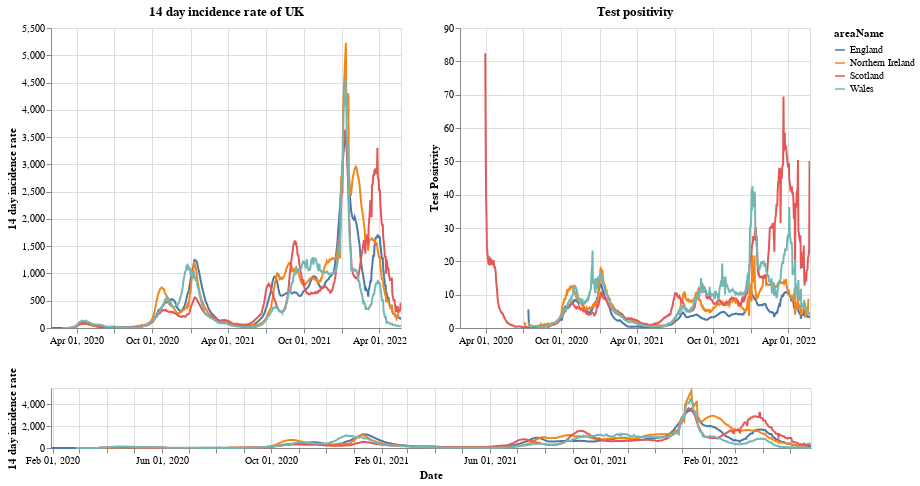

Notebook code cell kept with this figure:
### Markdown cell above
# Plots

First a plot with each country in the UK. The top right shows the positivity rate for (which is the percentage of registered tests which were positive) while the top left is the 14 day incidence rate. The bottom chart can be used to select the timeframe (does not work on a mobile device).

### Code cell
#collapse
brush = alt.selection(type='interval', name='DateBrush',encodings=['x'],fields=['Time'])
leg_selection = alt.selection_multi(fields=['areaName'], bind='legend')

base = alt.Chart(uk_cases).mark_line().encode(
    x=alt.X("yearmonthdate(date):T", axis=alt.Axis(title='Date')),
    y=alt.Y("twoWeeklyCasesRate:Q", axis=alt.Axis(title='14 day incidence rate')),
    tooltip=['areaName', 'date','twoWeeklyCasesRate', 'testPositivity'],
    color='areaName',
    opacity=alt.condition(leg_selection, alt.value(2), alt.value(0.1))
).add_selection(leg_selection).properties(width=350)

upper = base.encode(alt.X('yearmonthdate(date):T', axis=alt.Axis(title=''),
                         scale=alt.Scale(domain=brush))
                   ).properties(title=f'14 day incidence rate of UK')
upper_right = upper.encode(alt.Y('testPositivity:Q', axis=alt.Axis(title='Test Positivity'))).properties(title='Test positivity')
lower = base.properties(height=60, width = 760).add_selection(brush)

(upper | upper_right) & lower

### Figure 1 — Vega-Lite specification as saved in the notebook (floating-point values rounded to 4 significant figures; data arrays with more than 128 entries replaced by an {"elided": "..."} marker saying what was removed)
{"config": {"view": {"continuousWidth": 400, "continuousHeight": 300}}, "vconcat": [{"hconcat": [{"mark": "line", "encoding": {"color": {"type": "nominal", "field": "areaName"}, "opacity": {"condition": {"value": 2, "selection": "selector001"}, "value": 0.1}, "tooltip": [{"type": "nominal", "field": "areaName"}, {"type": "temporal", "field": "date"}, {"type": "quantitative", "field": "twoWeeklyCasesRate"}, {"type": "quantitative", "field": "testPositivity"}], "x": {"type": "temporal", "axis": {"title": ""}, "field": "date", "scale": {"domain": {"selection": "DateBrush"}}, "timeUnit": "yearmonthdate"}, "y": {"type": "quantitative", "axis": {"title": "14 day incidence rate"}, "field": "twoWeeklyCasesRate"}}, "selection": {"selector001": {"type": "multi", "fields": ["areaName"], "bind": "legend"}}, "title": "14 day incidence rate of UK", "width": 350}, {"mark": "line", "encoding": {"color": {"type": "nominal", "field": "areaName"}, "opacity": {"condition": {"value": 2, "selection": "selector001"}, "value": 0.1}, "tooltip": [{"type": "nominal", "field": "areaName"}, {"type": "temporal", "field": "date"}, {"type": "quantitative", "field": "twoWeeklyCasesRate"}, {"type": "quantitative", "field": "testPositivity"}], "x": {"type": "temporal", "axis": {"title": ""}, "field": "date", "scale": {"domain": {"selection": "DateBrush"}}, "timeUnit": "yearmonthdate"}, "y": {"type": "quantitative", "axis": {"title": "Test Positivity"}, "field": "testPositivity"}}, "selection": {"selector001": {"type": "multi", "fields": ["areaName"], "bind": "legend"}}, "title": "Test positivity", "width": 350}]}, {"mark": "line", "encoding": {"color": {"type": "nominal", "field": "areaName"}, "opacity": {"condition": {"value": 2, "selection": "selector001"}, "value": 0.1}, "tooltip": [{"type": "nominal", "field": "areaName"}, {"type": "temporal", "field": "date"}, {"type": "quantitative", "field": "twoWeeklyCasesRate"}, {"type": "quantitative", "field": "testPositivity"}], "x": {"type": "temporal", "axis": {"title": "Date"}, "field": "date", "timeUnit": "yearmonthdate"}, "y": {"type": "quantitative", "axis": {"title": "14 day incidence rate"}, "field": "twoWeeklyCasesRate"}}, "height": 60, "selection": {"selector001": {"type": "multi", "fields": ["areaName"], "bind": "legend"}, "DateBrush": {"type": "interval", "encodings": ["x"], "fields": ["Time"]}}, "width": 760}], "data": {"name": "data-dcc23130c4d8fdeb893561cfe4f09317"}, "$schema": "https://vega.github.io/schema/vega-lite/v4.8.1.json", "datasets": {"data-dcc23130c4d8fdeb893561cfe4f09317": {"elided": "3295 records"}}}
